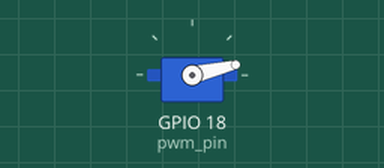
A program run on a simulated Raspberry Pi (BCM pin numbers). Shown: servo. Servo angles are drawn from the pulse width (0.5 ms = 0°, 2.5 ms = 180°); what the program prints to the terminal is not drawn. At 11.4 s the program stops and its outputs stay as they are.

Above: at 0.05 s.
At 0.9 s:
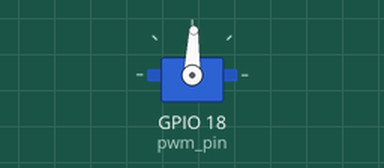
At 1.8 s:
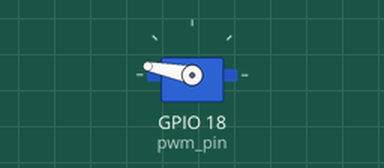
At 3.6 s:
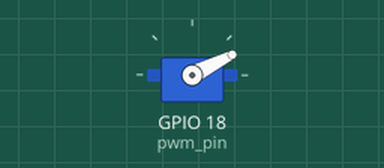
Timing chart, 0 to 8.7 s (numbered marks = the images above):
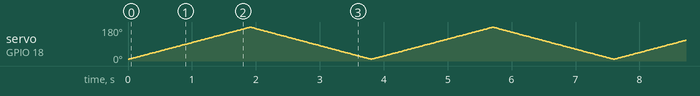

The program:

servo_test2.py
```python
import RPi.GPIO as GPIO
import time

pwm_pin = 18
GPIO.setwarnings(False)  # 오류메시지 제거
GPIO.setmode(GPIO.BCM)
GPIO.setup(pwm_pin, GPIO.OUT)
pwm = GPIO.PWM(pwm_pin, 50)
pwm.start(3.0)  # 3 or 3.0

for i in range(0, 3):
    for high in range(30, 125):
        pwm.ChangeDutyCycle(high/10.0)
        print(f'각도 : {(30)}')
        time.sleep(0.02)

    for low in range(124, 30, -1):
        pwm.ChangeDutyCycle(low/10.0)
        time.sleep(0.02)

pwm.ChangeDutyCycle(0)
pwm.stop()
GPIO.cleanup()
```
